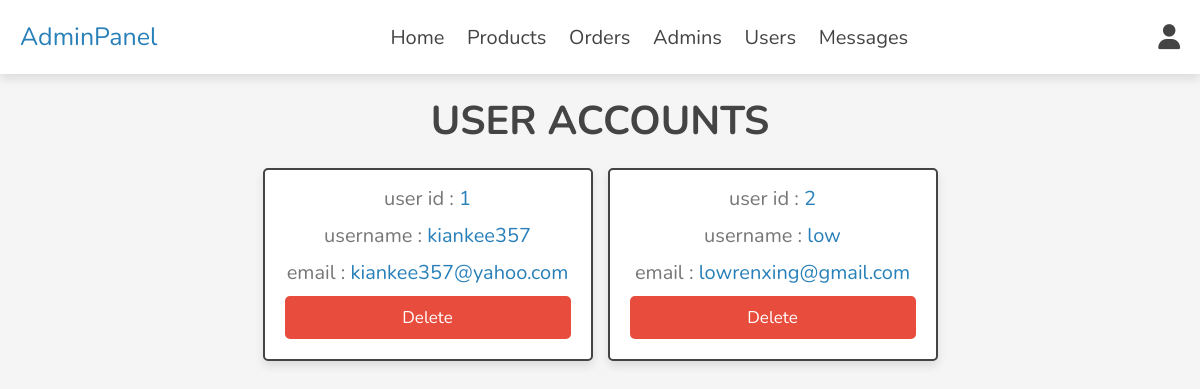
Page /admin/users_accounts.php (signed in) on the earlier database version.
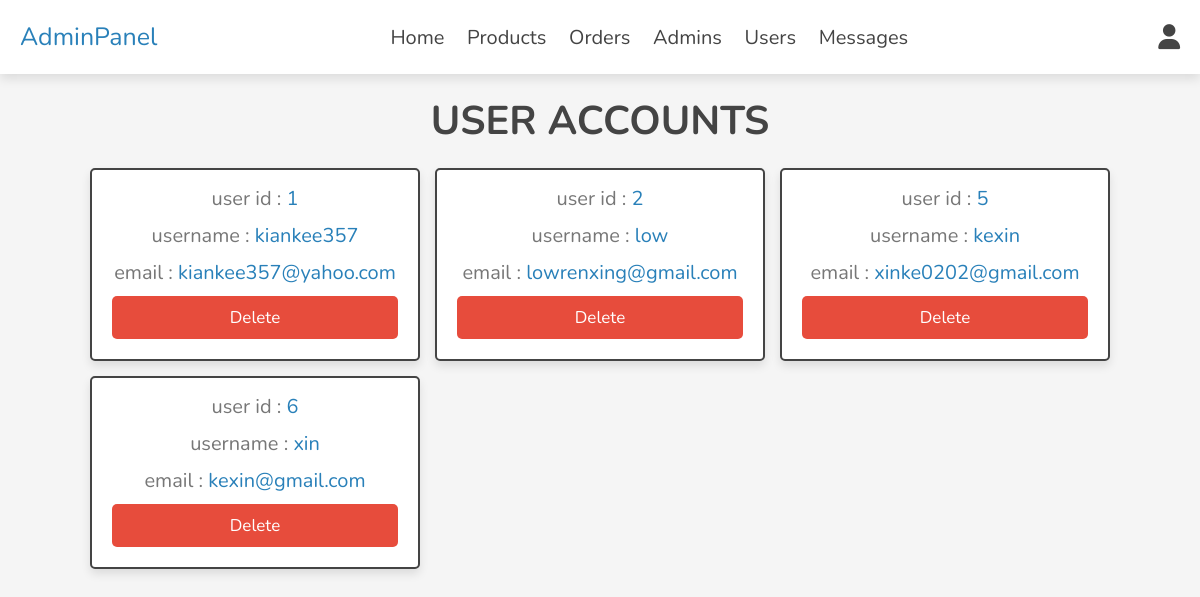
Same page on the later database version.
### tables this page shows
CREATE TABLE `users` (
  `id` int(100) NOT NULL,
  `name` varchar(20) NOT NULL,
  `email` varchar(50) NOT NULL,
  `password` varchar(50) NOT NULL
);

### admin/users_accounts.php (the view, shortened to what this page needs)
<?php
include '../components/connect.php';
?>
<!DOCTYPE html>
<html lang="en">
<head>
   <link rel="stylesheet" href="https://cdnjs.cloudflare.com/ajax/libs/font-awesome/6.1.1/css/all.min.css">
   <link rel="stylesheet" href="../css/admin_style.css">
</head>
<body>
<?php include '../components/admin_header.php'; ?>
<section class="accounts">
   <h1 class="heading">user accounts</h1>
   <div class="box-container">
   <?php
      $select_accounts = $conn->prepare("SELECT * FROM `users`");
      $select_accounts->execute();
      if($select_accounts->rowCount() > 0){
         while($fetch_accounts = $select_accounts->fetch(PDO::FETCH_ASSOC)){
   ?>
   <div class="box">
      <p> user id : <span><?= $fetch_accounts['id']; ?></span> </p>
      <p> username : <span><?= $fetch_accounts['name']; ?></span> </p>
      <p> email : <span><?= $fetch_accounts['email']; ?></span> </p>
      <a href="users_accounts.php?delete=<?= $fetch_accounts['id']; ?>" onclick="return confirm('delete this account? the user related information will also be delete!')" class="delete-btn">delete</a>
   </div>
   <?php
         }
      }else{
         echo '<p class="empty">no accounts available!</p>';
      }
   ?>
   </div>
</section>
</body>
</html>

Differences in the rows shown:
added users: id "5", name "kexin", email "xinke0202@gmail.com"
added users: id "6", name "xin", email "kexin@gmail.com"
